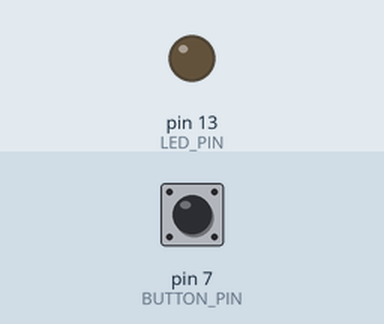
Recording of a sketch running on a simulated Arduino Uno, built with avr-gcc and run on an emulated ATmega328P. On the bench: output pins drawn as LEDs (lit = HIGH). The test bench sets the inputs (shaded band); at power-on: pin 7 (BUTTON_PIN) LOW.

Above: at 1.2 s.
1.3 s: pin 7 (BUTTON_PIN) pulled HIGH for 0.15 s
At 1.37 s:
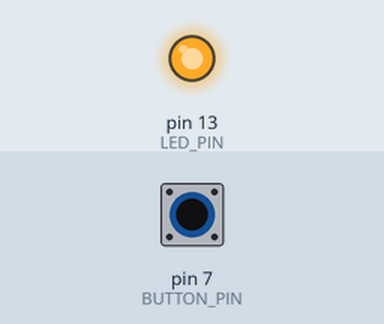
2.9 s: pin 7 (BUTTON_PIN) pulled HIGH for 3.2 s
At 7.2 s:
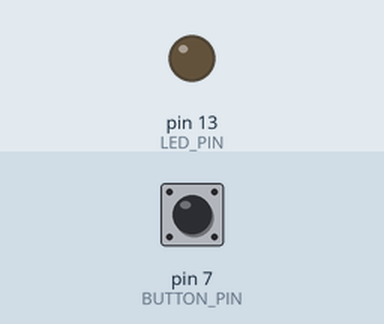
Timing chart, 0 to 8.7 s (numbered marks = the images above; inputs shaded):
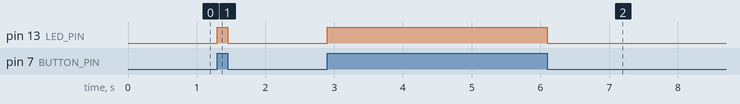

Measured:
- after the input at 1.3 s, pin 13 (LED_PIN): LOW → HIGH at once, → LOW 0.15 s later
- after the input at 2.9 s, pin 13 (LED_PIN): LOW → HIGH at once, → LOW 3.2 s later

The sketch:

SimpleButton.ino
```cpp
const unsigned int BUTTON_PIN = 7;
const unsigned int LED_PIN = 13;

void setup() {
  pinMode(LED_PIN, OUTPUT);
  pinMode(BUTTON_PIN, INPUT);
}

void loop() {
  const int BUTTON_STATE = digitalRead(BUTTON_PIN);
  if (BUTTON_STATE == HIGH) {
    digitalWrite(LED_PIN, HIGH);
  } else {
    digitalWrite(LED_PIN, LOW);
  }
}
```
